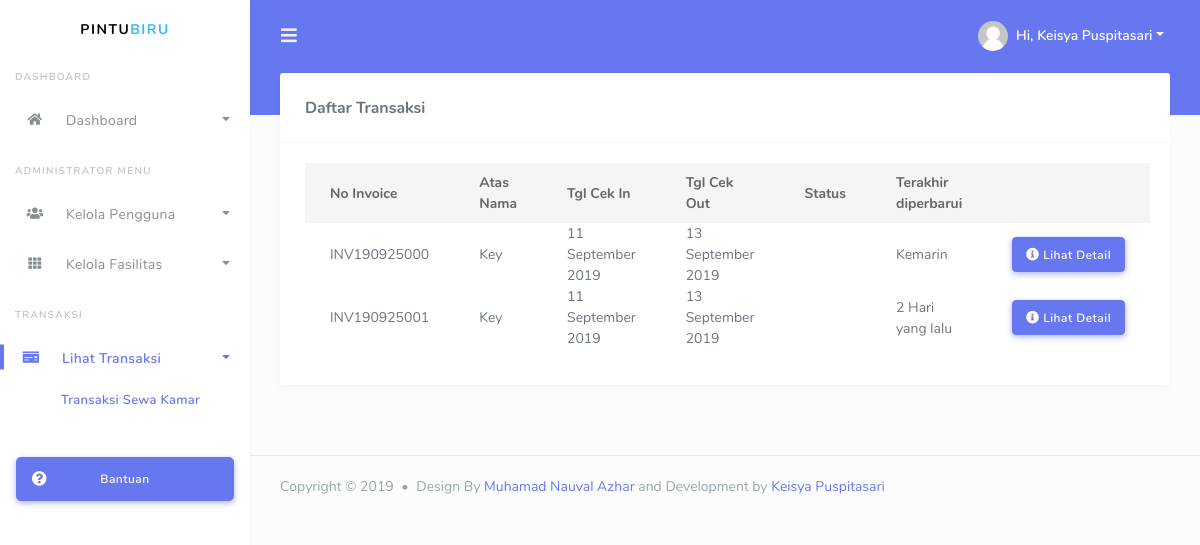
Page /admin/transaksi.html (signed in) on the committed database.
### tables this page shows
CREATE TABLE `tb_trans_rooms` (
  `id_trans` varchar(12) NOT NULL,
  `check_in` date NOT NULL,
  `check_out` date NOT NULL,
  `id_costumer` int(11) NOT NULL,
  `id_room` int(11) NOT NULL,
  `total` int(11) NOT NULL,
  `status` enum('pending','check_in','check_out','cancel','waiting') NOT NULL,
  `modify_date` timestamp NOT NULL DEFAULT CURRENT_TIMESTAMP
);

CREATE TABLE `tb_costumer` (
  `id_costumer` int(11) NOT NULL,
  `nama_costumer` varchar(50) NOT NULL,
  `email` varchar(50) NOT NULL,
  `password` varchar(50) NOT NULL,
  `photo` varchar(100) NOT NULL,
  `jk` enum('Laki-laki','Perempuan') NOT NULL,
  `created_date` date NOT NULL
);

### db/Order.php (called while the page is built, shortened)
<?php
    class Order
    {
        public function __construct()
        {
            require 'Koneksi.php';
            $this->db = $koneksi;
        }
        public function read()
        {
            $sql = "SELECT *, DATEDIFF(CURRENT_DATE, modify_date) as selisih_tgl from tb_trans_rooms a, tb_costumer b where a.id_costumer=b.id_costumer";
            $stmt = $this->db->prepare($sql);
            $stmt->execute();
            return $stmt;
        }
    }
?>

### admin/page/transaksi/index.php (the view, shortened to what this page needs)
<?php
    require_once '../db/Order.php';
    $order = new Order();
    $data = $order->read()->fetchAll(PDO::FETCH_ASSOC);
?>
<div class="main-content">
    <section class="section">
        <div class="section-body">
            <div class="card">
                <div class="card-header">
                    <h4>Daftar Transaksi</h4>
                </div>
                <div class="card-body" id="table-section">
                    <table id="datatable" class="table">
                        <thead>
                            <tr>
                                <th>No Invoice</th>
                                <th>Atas Nama</th>
                                <th>Tgl Cek In</th>
                                <th>Tgl Cek Out</th>
                                <th>Status</th>
                                <th>Terakhir diperbarui</th>
                                <th></th>
                            </tr>
                        </thead>
                        <tbody>
                            <?php foreach($data as $row){ ?>
                            <tr>
                                <td><?= $row['id_trans'] ?></td>
                                <td><?= $row['nama_costumer'] ?></td>
                                <td><?=date('d F Y', strtotime($row['check_in']))?></td>
                                <td><?=date('d F Y', strtotime($row['check_out']))?></td>
                                <td>
                                </td>
                                <td>
                                    <?php
                                        if($row['selisih_tgl']==0){
                                            echo "Hari ini";
                                        }elseif($row['selisih_tgl']==1){
                                            echo "Kemarin";
                                        }else{
                                            echo $row['selisih_tgl']." Hari yang lalu";
                                        }
                                    ?>
                                </td>
                                <td><button class="btn btn-primary" onclick="lihat_detail('<?= $row['id_trans'] ?>')"><i class="fas fa-info-circle"></i> Lihat Detail</button></td>
                            </tr>
                            <?php } ?>
                        </tbody>
                    </table>
                </div>
            </div>
        </div>
    </section>
</div>

### rows in the picture
tb_trans_rooms: id_trans "INV190925000", id_costumer.nama_costumer "Key", check_in "11 September 2019", check_out "13 September 2019", shows "Kemarin"
tb_trans_rooms: id_trans "INV190925001", id_costumer.nama_costumer "Key", check_in "11 September 2019", check_out "13 September 2019", selisih_tgl "2"

### other values in the picture
$_SESSION['nama'] "Keisya Puspitasari"
